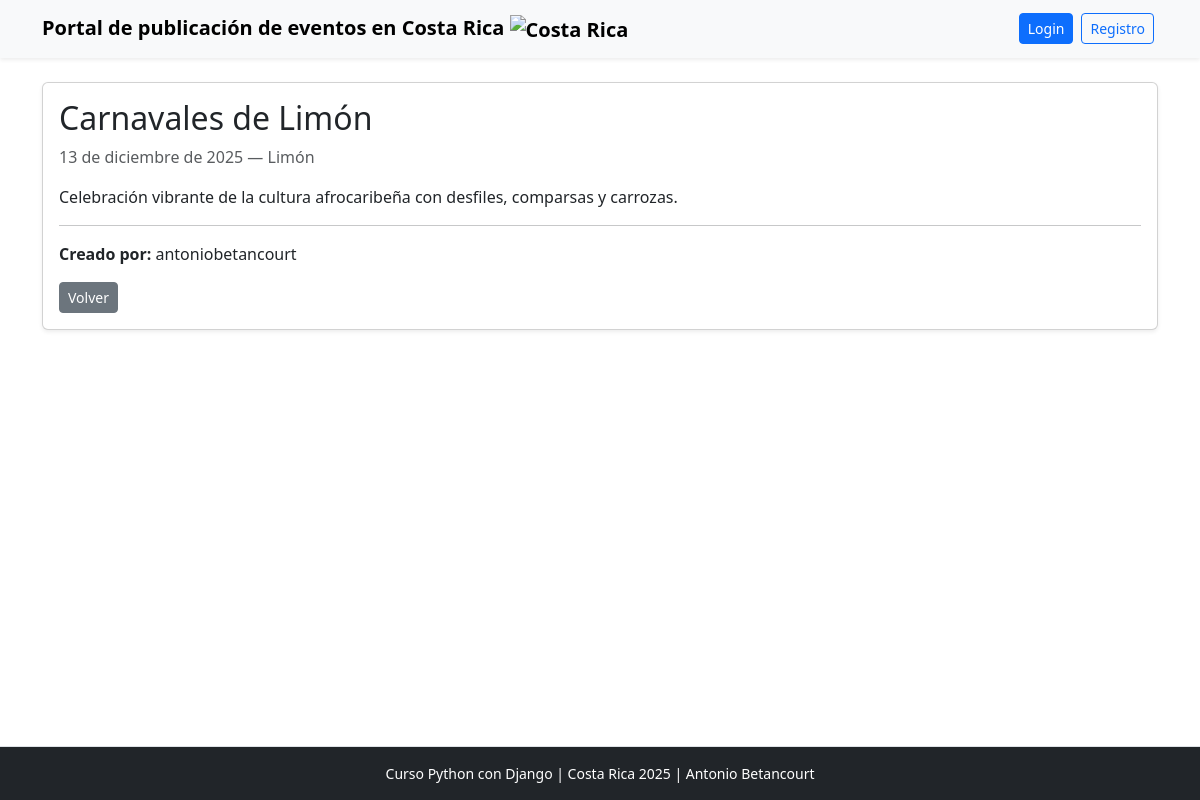
Screenshot of /evento/15/ with the database file from the repository.
### eventos_app/models.py (models this page shows, shortened)
class Evento(models.Model):
    titulo = models.CharField(max_length=200)
    descripcion = models.TextField()
    fecha = models.DateField()
    ubicacion = models.CharField(max_length=200)
    creado_por = models.ForeignKey(User, on_delete=models.CASCADE, related_name='eventos')
    creado_en = models.DateTimeField(auto_now_add=True)

### eventos_app/views.py (the view)
# urls.py: path('evento/<int:pk>/', views.detalle_evento, name='detalle'),
def detalle_evento(request, pk):
    evento = get_object_or_404(Evento, pk=pk)
    return render(request, 'eventos_app/detalle.html', {'evento': evento})

### eventos_app/templates/eventos_app/detalle.html (shortened to what this page needs)
{% extends 'eventos_app/base.html' %}
{% block content %}
<div class="card shadow-sm">
  <div class="card-body">
    <h2>{{ evento.titulo }}</h2>
    <p class="text-muted">{{ evento.fecha }} — {{ evento.ubicacion }}</p>
    <p>{{ evento.descripcion }}</p>
    <hr>
    <p><strong>Creado por:</strong> {{ evento.creado_por.username }}</p>
    <a href="{% url 'eventos_app:index' %}" class="btn btn-secondary btn-sm">Volver</a>
  </div>
</div>
{% endblock %}

### eventos_app/templates/eventos_app/base.html (style rules this page uses)
html, body { height: 100%; }
body { display: flex; flex-direction: column; min-height: 100vh; }

### rows the page displays
Evento: titulo "Carnavales de Limón", fecha "13 de diciembre de 2025", ubicacion "Limón", descripcion "Celebración vibrante de la cultura afrocaribeña con desfiles, comparsas y carrozas.", creado_por.username "antoniobetancourt"
